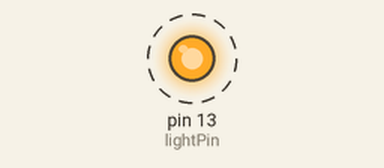
Recording of a sketch running on a simulated Arduino Uno, built with avr-gcc and run on an emulated ATmega328P. On the bench: output pins drawn as LEDs (lit = HIGH). Dashed ring = blinking.

Above: at 0.5 s.
Timing chart, 0 to 3.5 s (numbered marks = the images above):
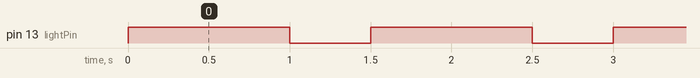

Measured:
- by itself, pin 13 (lightPin): alternates HIGH for 1.0 s and LOW for 0.50 s

The sketch:

BlinkLED.ino
```cpp
int delayOn=1000; //add the duration in milliseconds you want the light to stay on.
int delayOff=500;// Add the duration in milliseconds you want the light to stay off.
byte lightPin=13;// Light 0 on white board is connected to pin 13.
void setup() {
//Code added here runs only once
pinMode(lightPin, OUTPUT);
}

void loop() {
  // put your main code here, to run repeatedly:
  digitalWrite(lightPin, HIGH); // Make the lightPin High, turning on the light
  delay(delayOn); //Wait for delayOn milliseconds

  digitalWrite(lightPin, LOW); // Make the lightPin High, turning off the light
  delay(delayOff);//Wait for delayOff milliseconds

  //After this, the loop terminates and goes back to top of the Loop function


}
```
